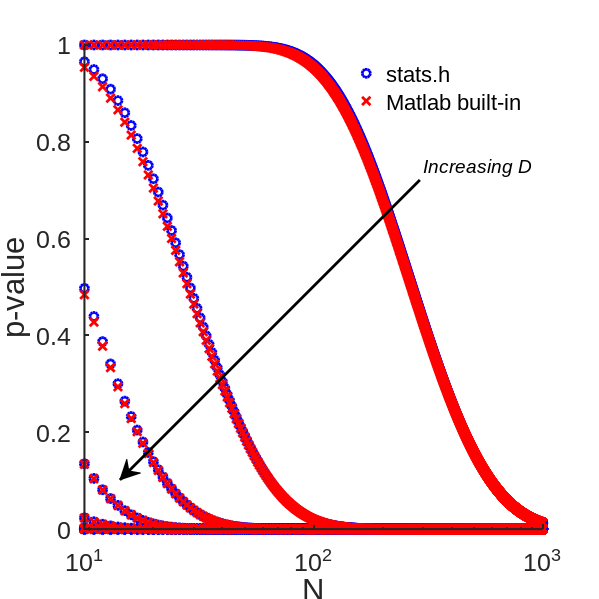
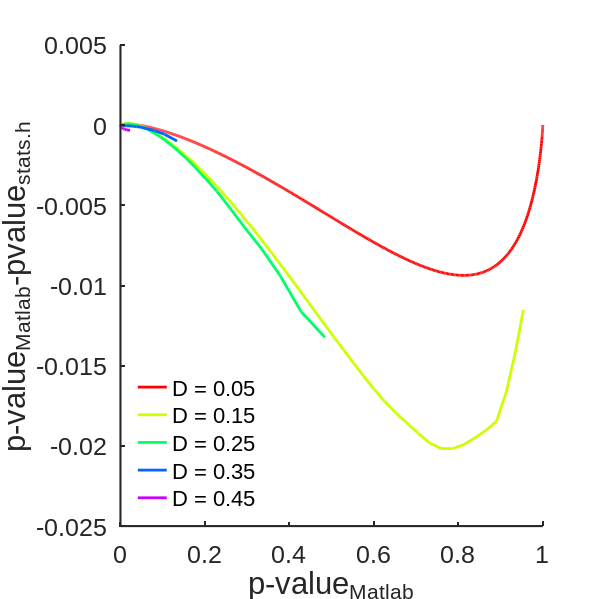
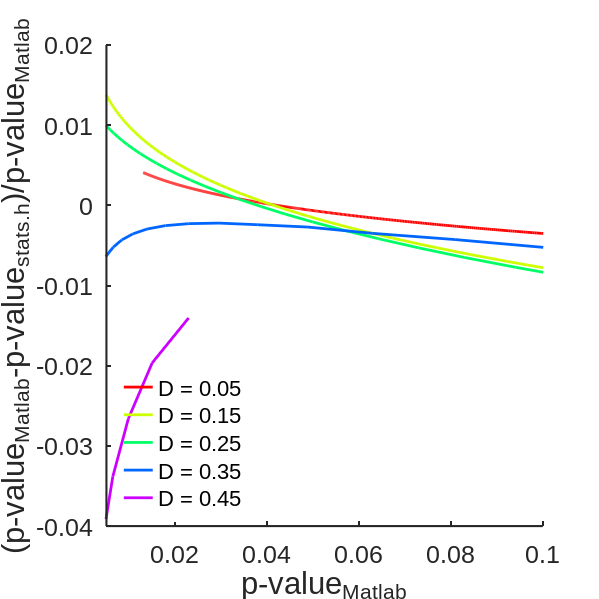

These charts were generated, in order, by the following MATLAB code:
function test_kstest_pval
% Test the relative difference between the p-value calculated in the Matlab
% built-in kstest function and the p-value coming from the ksone function
% in stats.h
%

% Sebastien Besson, July 2011

% Clear the workspace
clear
clc
close all

% Initialize vectors and pvalues vectors
N=10:1:1000;
D=.05:.1:.95;
pvalue_nr=zeros(length(N),length(D));
pvalue_matlab=zeros(length(N),length(D));

% Fill the pvalues (not optimized)
for i=1:numel(D)
    d=D(i);
    for j=1:numel(N)
        n=N(j);
        pvalue_nr(j,i)=qks((sqrt(n) + 0.12 + 0.11/sqrt(n))*d);
        pvalue_matlab(j,i)=getKSval(d, n);
    end
end

% define small and large fonts
tfont = {'FontName', 'Arial', 'FontSize', 14, 'FontAngle', 'italic'};
sfont = {'FontName', 'Arial', 'FontSize', 18};
lfont = {'FontName', 'Arial', 'FontSize', 22};

% Figure 1
% plot the evolution of pvalues as a function of N for various D
f(1)=figure('Position',[200 200 600 600],'PaperPositionMode', 'auto');
h1=semilogx(N,pvalue_nr,'ob','Linewidth',2);
hold on
h2=semilogx(N,pvalue_matlab,'xr','Linewidth',2);
l=legend([h1(1) h2(1)],'stats.h','Matlab built-in','Location', 'NorthEast', tfont{:});
legend(l, 'boxoff');
annotation('textarrow',[.7 .2],[.7 .2],'Linewidth',2,...
    'String','Increasing D',tfont{:});

set(gca, 'LineWidth', 1.5, sfont{:}, 'Layer', 'top');
xlabel('N',lfont{:});
ylabel('p-value',lfont{:});
box off;

% Select a subset of plot (low D-values)
nD=5;

% Figure 2
% plot the deviation of of pvalues on the interval [0 1]
f(2)=figure('Position',[200 200 600 600],'PaperPositionMode', 'auto');
set(gca,'ColorOrder',hsv(nD),'NextPlot','replaceChildren');
plot(pvalue_matlab(:,1:nD),(pvalue_matlab(:,1:nD)-pvalue_nr(:,1:nD)),'-','Linewidth',2);
l=legend(arrayfun(@(x) ['D = ' num2str(x)],D(1:nD),'Unif',false),'Location', 'SouthWest', tfont{:});
legend(l, 'boxoff'); %

% Set thickness of axes, ticks and assign tick labels
set(gca, 'LineWidth', 1.5, sfont{:}, 'Layer', 'top');
xlabel('p-value_{Matlab}',lfont{:})
ylabel('p-value_{Matlab}-pvalue_{stats.h}',lfont{:});
box off;

% Figure 3
% plot the relative deviation of of pvalues on the interval [0.05 .1]
f(3)=figure('Position',[200 200 600 600],'PaperPositionMode', 'auto'); % enable resizing
set(gca,'ColorOrder',hsv(nD),'NextPlot','replaceChildren');
plot(pvalue_matlab(:,1:nD),(pvalue_matlab(:,1:nD)-pvalue_nr(:,1:nD))./pvalue_matlab(:,1:nD),'-','Linewidth',2);
l=legend(arrayfun(@(x) ['D = ' num2str(x)],D(1:nD),'Unif',false),'Location', 'SouthWest', tfont{:});
legend(l, 'boxoff'); 

% Set thickness of axes, ticks and assign tick labels
set(gca, 'LineWidth', 1.5, sfont{:}, 'Layer', 'top');
xlabel('p-value_{Matlab}',lfont{:})
ylabel('(p-value_{Matlab}-p-value_{stats.h})/p-value_{Matlab}',lfont{:});
axis([.005 .1 -0.04 0.02])
box off;

% Save the figures as png
for i=1:3
    figure(f(i));
    print('-dpng','-r300',['Figure' num2str(i) '.png'])
end


function q = qks(z)
% Adapted from stats.h

if z < 0.0
    error('z value for KS dist. must be positive.');
end
if z == 0.0
    q = 1.0;
elseif z < 1.8
    y = exp(-pi^2/(8*z^2));
    q = 1.0 - sqrt(2*pi) / z * (y + y^9 + y^25 + y^49);
else
    x = exp(-2*z^2);
    q = 2.0*(x - x^4 - x^9);
end


function pValue = getKSval(KSstatistic, n)
% Copied from kstest.m

s = n*KSstatistic^2;

% For d values that are in the far tail of the distribution (i.e.
% p-values > .999), the following lines will speed up the computation
% significantly, and provide accuracy up to 7 digits.
if (s > 7.24) ||((s > 3.76) && (n > 99))
    pValue = 2*exp(-(2.000071+.331/sqrt(n)+1.409/n)*s);
    
else
    % Express d as d = (k-h)/n, where k is a +ve integer and 0 < h < 1.
    k = ceil(KSstatistic*n);
    h = k - KSstatistic*n;
    m = 2*k-1;
    
    % Create the H matrix, which describes the CDF, as described in Marsaglia,
    % et al.
    if m > 1
        c = 1./gamma((1:m)' + 1);
        
        r = zeros(1,m);
        r(1) = 1;
        r(2) = 1;
        
        T = toeplitz(c,r);
        
        T(:,1) = T(:,1) - (h.^[1:m]')./gamma((1:m)' + 1);
        
        T(m,:) = fliplr(T(:,1)');
        T(m,1) = (1 - 2*h^m + max(0,2*h-1)^m)/gamma(m+1);
    else
        T = (1 - 2*h^m + max(0,2*h-1)^m)/gamma(m+1);
    end
    
    % Scaling before raising the matrix to a power
    if ~isscalar(T)
        lmax = max(eig(T));
        T = (T./lmax)^n;
    else
        lmax = 1;
    end
    
    % Pr(Dn < d) = n!/n * tkk ,  where tkk is the kth element of Tn = T^n.
    % p-value = Pr(Dn > d) = 1-Pr(Dn < d)
    pValue = (1 - exp(gammaln(n+1) + n*log(lmax) - n*log(n)) * T(k,k));
end
